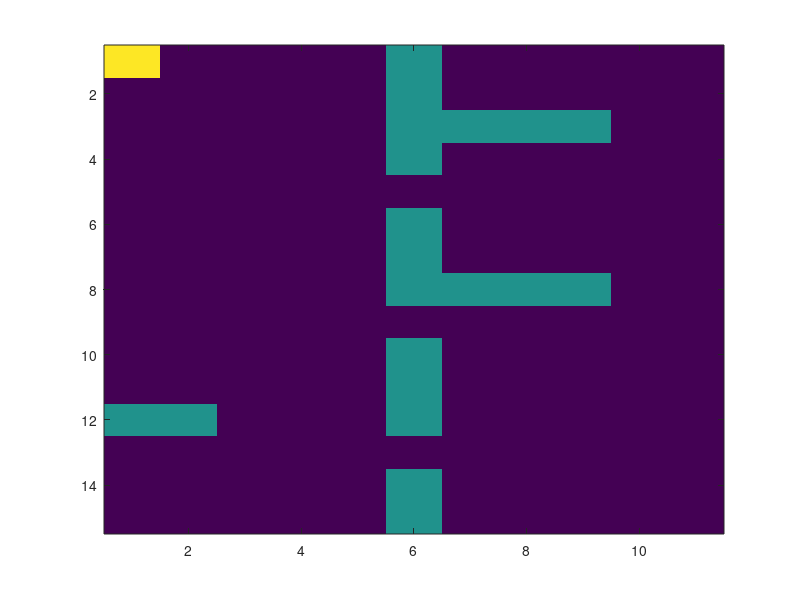

Reproduce this figure in MATLAB. (Note: this script raises an error after producing the figure.)
function path =  rrtCoverage(map, startPt)

showPlot = true;
if nargin<1
    map = zeros(10,20);


    map = [ ...
        0,0,0,0,0,1,0,0,0,0,0;
        0,0,0,0,0,1,0,0,0,0,0;
        0,0,0,0,0,1,1,1,1,0,0;
        0,0,0,0,0,1,0,0,0,0,0;
        0,0,0,0,0,0,0,0,0,0,0;
        0,0,0,0,0,1,0,0,0,0,0;
        0,0,0,0,0,1,0,0,0,0,0;
        0,0,0,0,0,1,1,1,1,0,0;
        0,0,0,0,0,0,0,0,0,0,0;
        0,0,0,0,0,1,0,0,0,0,0;
        0,0,0,0,0,1,0,0,0,0,0;
        1,1,0,0,0,1,0,0,0,0,0;
        0,0,0,0,0,0,0,0,0,0,0;
        0,0,0,0,0,1,0,0,0,0,0;
        0,0,0,0,0,1,0,0,0,0,0;];
    startPt = [1,1];
end



%step 1: generate a RRT to cover the entire grid
sz = size(map);
Ctiles = zeros(sz);
Ctiles(startPt(1),startPt(2)) = 1; % place the initial tile

n = sum(map(:)==0);


if showPlot
    figure(2); clf
    imagesc(map + 2*Ctiles)
end

%tree architecture:  each node has a list of children (never more than 4)
% children are positive indices  (-1 means not a child)
%
% [row,col] = ind2sub(sz,ind)
tree = -1*ones(numel(map),4);





% Does an RRT
while sum(Ctiles ==  1,'all') < n

    while 1
        target = randi(numel(Ctiles));  % generate a random configuration
        if map(target) == 0 && Ctiles(target) == 0 % if target is a free configuration space that has not been reached
            break;
        end
    end
    [tr,tc] = ind2sub(size(map),target); %target r,c, position
    [fr,fc] = find(Ctiles==1);  % row, column data for all tiles

    [~,minInd] = min( abs(fr-tr) + abs(fc-tc) ); % find the nearest free configuration
    rErr = tr-fr(minInd);
    cErr = tc-fc(minInd);
    if abs(rErr) > abs(cErr)  %move one step toward the target from the nearest free config
        oneStep = [fr(minInd)+sign(rErr),fc(minInd)];
    else
        oneStep = [fr(minInd),fc(minInd)+sign(cErr)];
    end
    if map(oneStep(1),oneStep(2)) == 0
        Ctiles(oneStep(1),oneStep(2)) = 1;  %mark this tile as reached
        

        % save the tree structure
        childNum = childInd([ oneStep(2)-fc(minInd), oneStep(1)- fr(minInd)  ] );
        parentInd = sub2ind(size(map), [fc(minInd),fr(minInd)]);
        tree(  parentInd, childNum   )   = sub2ind(sz,oneStep(1),oneStep(2)); 

        if showPlot
            line([fc(minInd),oneStep(2)],[fr(minInd), oneStep(1)],'LineStyle','-','Marker','o','Color','r','linewidth',2 )
            hold on
        end
    end
%         imshow(~map, 'InitialMagnification', 2000)
%      title(sprintf('A %dx%d with %d freespace',w,h,sum(map ==  0,'all')))
%      drawnow
end

if showPlot
    %figure(2)
    %imagesc(map + 2*Ctiles)
    title(sprintf('A %dx%d with %d freespace and %d-tile config',size(map,1),size(map,2),sum(map ==  0,'all'),sum(Ctiles ==  1,'all')))
    drawnow
    axis equal tight

    %draw grid
    [h,w] = size(map);
    for c = 0:0.5:w
        line(0.5+[c,c], 0.5+[0,h], 'color',0.7*[1,1,1])
    end
    for r = 0:0.5:h
        line(0.5+[0,w], 0.5+[r,r], 'color',0.7*[1,1,1])
    end

end
drawTree(tree,map)


%step 2: double the resolution of the grid-graph



% step 3: starting at the  startPt, right-wall follow the RRT



% step 4: return the path

function childNum = childInd(oneStep)
    if all(oneStep == [-1,0])
            childNum = 1; %left
    elseif all(oneStep == [0,1])
            childNum = 2; %up
    elseif all(oneStep == [1,0])
            childNum = 3; %right
    elseif all(oneStep == [0,-1])
            childNum = 4; %down
    else
            disp('mistake in child onestep')
    end

function drawTree(tree,map)

    figure(3); clf
    for i = 1:size(tree,1)
        [PtSx,PtSy]  = ind2sub(size(map), i);

        for j = 1:4
            if tree(i,j) ~= -1
                
                [PtEx,PtEy]  =  ind2sub(size(map), tree(i,j));

                [PtSx, PtSy]
                [PtEx, PtEy]
                line( [PtSx, PtEx],[PtSy, PtEy]  )
            end
        end
    end

